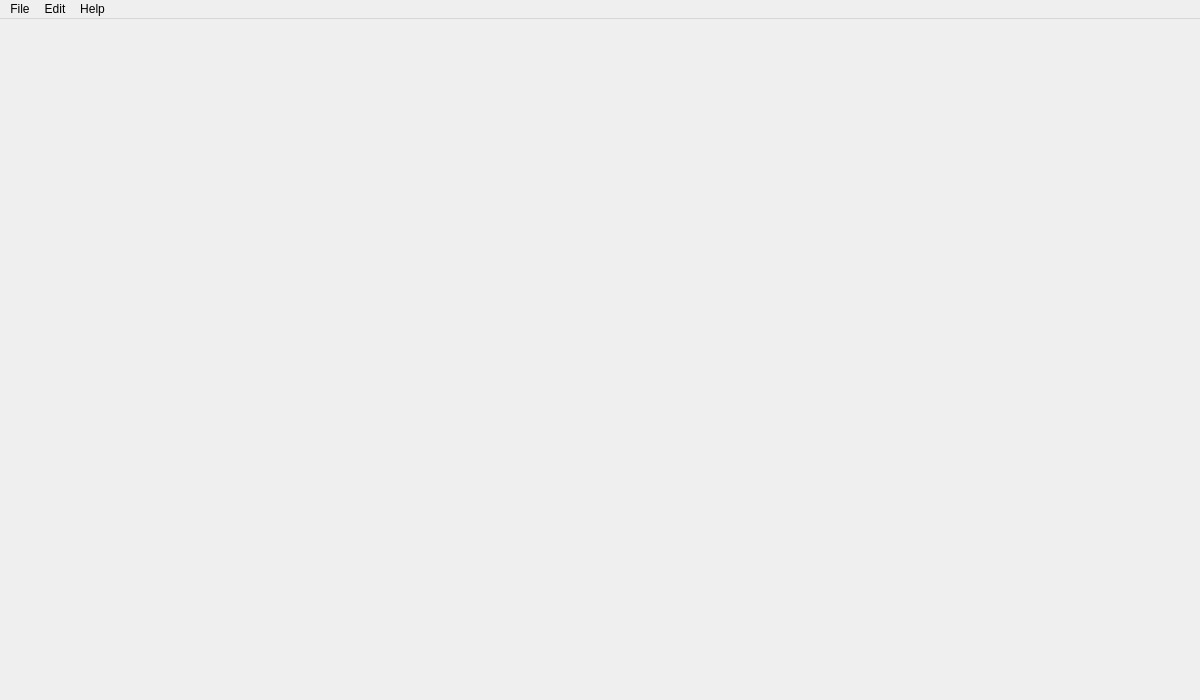
<?xml version="1.0" encoding="UTF-8"?>
<ui version="4.0">
 <class>EditorMainWindowClass</class>
 <widget class="QMainWindow" name="EditorMainWindowClass">
  <property name="geometry">
   <rect>
    <x>0</x>
    <y>0</y>
    <width>1200</width>
    <height>700</height>
   </rect>
  </property>
  <property name="windowTitle">
   <string>PolyEditor</string>
  </property>
  <property name="animated">
   <bool>false</bool>
  </property>
  <property name="dockOptions">
   <set>QMainWindow::AllowNestedDocks|QMainWindow::AllowTabbedDocks|QMainWindow::GroupedDragging</set>
  </property>
  <widget class="QMenuBar" name="menuBar">
   <property name="geometry">
    <rect>
     <x>0</x>
     <y>0</y>
     <width>1200</width>
     <height>21</height>
    </rect>
   </property>
   <widget class="QMenu" name="menuFile">
    <property name="title">
     <string>File</string>
    </property>
    <addaction name="actionQuit"/>
   </widget>
   <widget class="QMenu" name="menuEdit">
    <property name="title">
     <string>Edit</string>
    </property>
   </widget>
   <widget class="QMenu" name="menuHelp">
    <property name="title">
     <string>Help</string>
    </property>
   </widget>
   <addaction name="menuFile"/>
   <addaction name="menuEdit"/>
   <addaction name="menuHelp"/>
  </widget>
  <action name="actionQuit">
   <property name="text">
    <string>Quit</string>
   </property>
  </action>
 </widget>
 <layoutdefault spacing="6" margin="11"/>
 <resources>
  <include location="../Res/EditorMainWindow.qrc"/>
 </resources>
 <connections/>
</ui>
